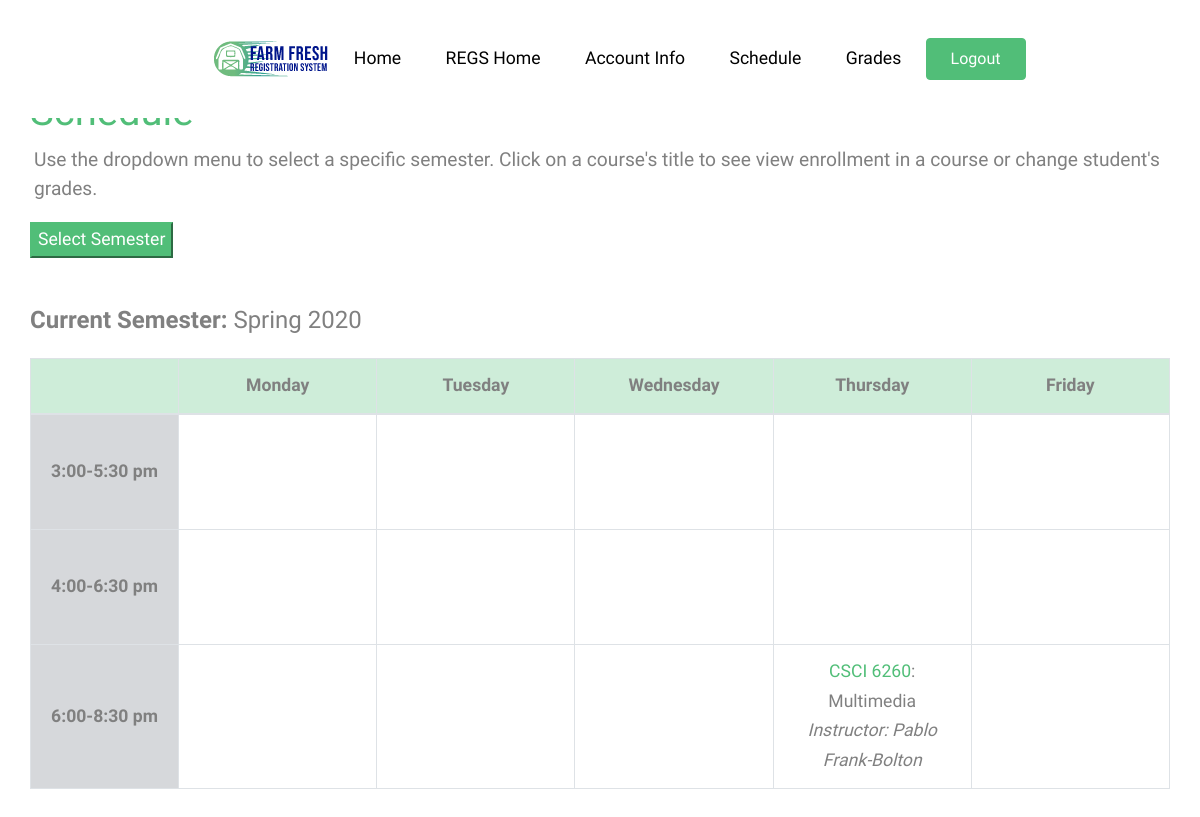
Page /REGS/src/schedule.php (signed in) on the committed database.
### tables this page shows
CREATE TABLE faculty(
f_id int NOT NULL,
fname varchar(20) NOT NULL,
lname varchar(20) NOT NULL,
addr varchar(50) NOT NULL,
email varchar(30) NOT NULL,
dept varchar(4) NOT NULL,
reviewer int(1) NOT NULL,  
chair int(1),  
primary key (f_id),
foreign key (f_id) references users(id)
);

CREATE TABLE catalog(
c_id int AUTO_INCREMENT,
department varchar(20) NOT NULL,
c_no int NOT NULL,
title varchar(30) NOT NULL,
credits int NOT NULL,
primary key (c_id)
);

### REGS/src/schedule.php (the view, shortened to what this page needs)
<!DOCTYPE html>
<html lang="en">
<head>
    <?php
		require_once ('header.php');
		if ($_SESSION['p_level'] == 5) {
			$descrip = " Click on a course's title to see more details or drop the course.";
		} else if ($_SESSION['p_level'] == 4) {
			$descrip = " Click on a course's title to see view enrollment in a course or change student's grades.";
		}
	?>
</head>
<body  data-spy="scroll" data-target=".site-navbar-target" data-offset="300">
<div class="site-section">
<div class="container">
	<div class="row">
		<h1 class="text-primary"> Schedule </h1>
	</div>
	<div class="row">
		<h4 class="pl-1 font-weight-lighter"><small>
			Use the dropdown menu to select a specific semester.
			<?php echo $descrip; ?>
		</small></h4>
	</div>
	<div class="row mt-1 pt-2">
		<div class="dropdown">
			<button onclick="myFunction()" class="btn-primary">
				Select Semester
			</button>
			<div id="myDropdown" class="dropdown-content">
<?php
	if ($_SESSION['p_level'] == 5) {
		$id_type = "u_id";
		$courses_type = "taken";
	} else if ($_SESSION['p_level'] == 4){
		$id_type = "f_id";
		$courses_type = "taught";
	} else {
		header ('Location: home.php');
	}
	$dbc = mysqli_connect(DB_HOST, DB_USER, DB_PASSWORD, DB_NAME);
	$query = 'SELECT semester, year
			  FROM schedule, semester, courses_' . $courses_type .
			 ' WHERE ' . $id_type . '="'. $_SESSION['id'] .'" and sem=semesterid and schedule.crn=courses_'.$courses_type.'.crn
			  GROUP BY semester, year;';
	$semesters = mysqli_query ($dbc, $query);
	while ($s = mysqli_fetch_array ($semesters)) {
		echo '<a href="schedule.php?semester=' . $s['semester'] . $s['year'] . '">' .
			$s['semester'] . ' ' . $s['year'] .
			'</a>';
	}
	echo  '	</div>
		</div>
	</div>';
?>
	<div class="row mt-5">
		<h4> <span class="font-weight-bold"> Current Semester: </span>
<?php
	if (isset ($_GET['semester'])) {
		if (strcmp (substr($_GET['semester'], 0, 1), "F") == 0) {
			$s = "Fall";
		} else {
			$s = "Spring";
		}
		$y = substr ($_GET['semester'], -4);
	} else {
		$today = new DateTime();
		if ($today < new DateTime ('June 1')) {
			$s = "Spring";
		} else if ($today > new DateTime ('August 15')){
			$s = "Fall";
		} else {
			$s = "Summer";
		}
		$y = date ("Y");
	}
	if ($_SESSION['p_level'] == 5) {
		$query = 'SELECT semester, year, day, start_time, c_no, fname, lname, title, department, sem
				  FROM faculty, schedule, courses_taken, catalog, courses_taught, semester
				  WHERE u_id="'. $_SESSION['id'] .'" and courses_taken.crn=schedule.crn
					and schedule.course_id=catalog.c_id and faculty.f_id=courses_taught.f_id
					and courses_taught.crn=courses_taken.crn and sem=semesterid';
	} else if ($_SESSION['p_level'] == 4) {
		$query = 'SELECT semester, year, day, start_time, c_no, title, department, lname, fname, sem
				  FROM faculty, schedule, catalog, courses_taught, semester
				  WHERE courses_taught.f_id="'. $_SESSION['id'] .'"
					and courses_taught.crn=schedule.crn and schedule.course_id=catalog.c_id
					and faculty.f_id=courses_taught.f_id and sem=semesterid';
	}
	echo $s . ' ' , $y . '</h4>
	</div>';
	$query = $query . ' and semester="' . $s . '" and year="' . $y . '"';
	$t1 = $query . ' and start_time="15:00";';
	$t2 = $query . ' and start_time="16:00";';
	$t3 = $query . ' and start_time="18:00";';
	$t1 = mysqli_query ($dbc, $t1);
	$t2 = mysqli_query ($dbc, $t2);
	$t3 = mysqli_query ($dbc, $t3);
	$days = array("M", "T", "W", "R", "F");
?>
		<div class="row">
			<table class="table mt-3 mb-5 table-bordered">
				<thead>
					<tr class="text-center table-primary">
						<th style="width: 13%"> </th>
						<th class=""> Monday </th>
						<th class=""> Tuesday </th>
						<th class=""> Wednesday </th>
						<th class=""> Thursday </th>
						<th class=""> Friday </th>
					</tr>
				</thead>
				<tbody>
					<tr class="text-center">
						<th class="table-secondary align-middle"> 3:00-5:30 pm </th>
						<?php
							$row = mysqli_fetch_array ($t1);
							foreach ($days as $d) {
								echo '<td class="">';
								if ($row != false and strcmp ($row['day'], $d) == 0) {
									$cno = $row['c_no'];
									$dept = $row['department'];
									$sem = $row['sem'];
									if($_SESSION['p_level'] == 5){?>
									<b><a href="course.php?cno=<?php echo $cno ?>&dept=<?php echo $dept ?>&sem=<?php echo $sem ?>"><?php echo $row['department'] . ' ' . $row['c_no'] . '</b></a>: <br>' .
										$row['title'] . ' ' . '<br>' .
										'<i> Instructor: ' . $row['fname'] . ' ' . $row['lname'] , '</i>';
									}else if($_SESSION['p_level'] == 4){?>
										<b><a href="grades.php?cno=<?php echo $cno ?>&sem=<?php echo $sem ?>"><?php echo $row['department'] . ' ' . $row['c_no'] . '</b></a>: <br>' .
										$row['title'] . ' ' . '<br>' .
										'<i> Instructor: ' . $row['fname'] . ' ' . $row['lname'] , '</i>';
									}
									$row = mysqli_fetch_array ($t1);
								} else {
									echo '<br><br><br>';
								}
								echo '</td>';
							}
						?>
					</tr>
					<tr class="text-center">
						<th class="table-secondary align-middle"> 4:00-6:30 pm </td>
						<?php
							$row = mysqli_fetch_array ($t2);
							foreach ($days as $d) {
								echo '<td class="">';
								if ($row != false and strcmp ($row['day'], $d) == 0) {
									$cno = $row['c_no'];
									$dept = $row['department'];
									$sem = $row['sem'];
									if($_SESSION['p_level'] == 5){?>
									<b><a href="course.php?cno=<?php echo $cno ?>&dept=<?php echo $dept ?>"><?php echo $row['department'] . ' ' . $row['c_no'] . '</b></a>: <br>' .
										$row['title'] . ' ' . '<br>' .
										'<i> Instructor: ' . $row['fname'] . ' ' . $row['lname'] , '</i>';
									}else if($_SESSION['p_level'] == 4){?>
										<b><a href="grades.php?cno=<?php echo $cno ?>&sem=<?php echo $sem ?>"><?php echo $row['department'] . ' ' . $row['c_no'] . '</b></a>: <br>' .
										$row['title'] . ' ' . '<br>' .
										'<i> Instructor: ' . $row['fname'] . ' ' . $row['lname'] , '</i>';
									}
									$row = mysqli_fetch_array ($t2);
								} else {
									echo '<br><br><br>';
								}
								echo '</td>';
							}
						?>
					</tr>
					<tr class="text-center">
						<th class="table-secondary align-middle"> 6:00-8:30 pm </td>
						<?php
							$row = mysqli_fetch_array ($t3);
							foreach ($days as $d) {
								echo '<td class="">';
								if ($row != false and strcmp ($row['day'], $d) == 0) {
									$cno = $row['c_no'];
									$dept = $row['department'];
									$sem = $row['sem'];
									if($_SESSION['p_level'] == 5){?>
									<b><a href="course.php?cno=<?php echo $cno ?>&dept=<?php echo $dept ?>&sem=<?php echo $sem ?>"><?php echo $row['department'] . ' ' . $row['c_no'] . '</b></a>: <br>' .
										$row['title'] . ' ' . '<br>' .
										'<i> Instructor: ' . $row['fname'] . ' ' . $row['lname'] , '</i>';
									}else if($_SESSION['p_level'] == 4){?>
										<b><a href="grades.php?cno=<?php echo $cno ?>&sem=<?php echo $sem?>"><?php echo $row['department'] . ' ' . $row['c_no'] . '</b></a>: <br>' .
										$row['title'] . ' ' . '<br>' .
										'<i> Instructor: ' . $row['fname'] . ' ' . $row['lname'] , '</i>';
									}
									$row = mysqli_fetch_array ($t3);
								} else {
									echo '<br><br><br>';
								}
								echo '</td>';
							}
						?>
					</tr>
				</tbody>
			</table>
		</div>
	</div>
	</div>
</body>
</html>

### REGS/src/css/style.css (style rules this page uses)
body { line-height: 1.7; color: gray; font-weight: 300; font-size: 1.1rem; }
a { -webkit-transition: .3s all ease; -o-transition: .3s all ease; transition: .3s all ease; }
h1, h2, h3, h4, h5, .h1, .h2, .h3, .h4, .h5 { font-family: "Muli", -apple-system, BlinkMacSystemFont, "Segoe UI", Roboto, "Helvetica Neue", Arial, sans-serif, "Apple Color Emoji", "Segoe UI Emoji", "Segoe UI Symbol", "Noto Color Emoji"; }
.site-section { padding: 2.5em 0; }
@media (min-width: 768px) { .site-section { padding: 5em 0; } }

### REGS/src/schedule.php (style rules this page uses)
table { table-layout: fixed; width: 100%; }
td { width: 25%; }
.dropdown { position: relative; display: inline-block; }

### rows in the picture
faculty: catalog.department "CSCI", catalog.c_no "6260", catalog.title "Multimedia", fname "Pablo", lname "Frank-Bolton"

### other values in the picture
$descrip "Click on a course's title to see view enrollment in a course or change student's grades."
$s "Spring"
$y "2020"
